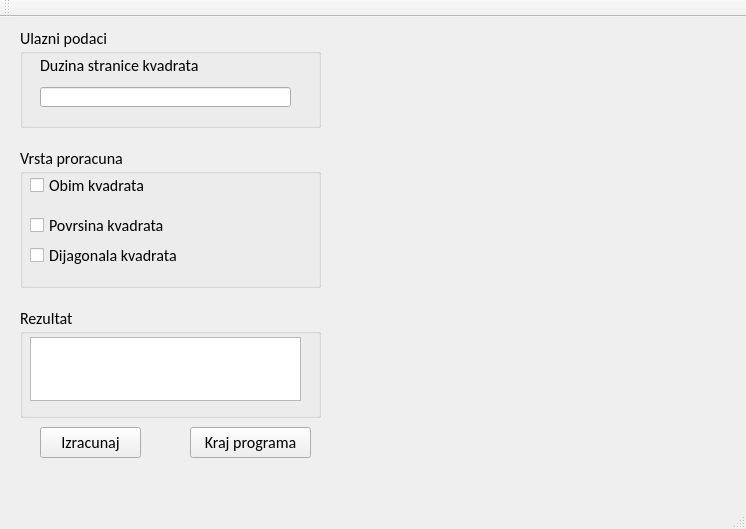
<?xml version="1.0" encoding="UTF-8"?>
<ui version="4.0">
 <class>MainWindow</class>
 <widget class="QMainWindow" name="MainWindow">
  <property name="geometry">
   <rect>
    <x>0</x>
    <y>0</y>
    <width>746</width>
    <height>529</height>
   </rect>
  </property>
  <property name="font">
   <font>
    <family>Calibri</family>
    <pointsize>12</pointsize>
   </font>
  </property>
  <property name="windowTitle">
   <string>MainWindow</string>
  </property>
  <widget class="QWidget" name="centralWidget">
   <widget class="QGroupBox" name="groupBox">
    <property name="geometry">
     <rect>
      <x>20</x>
      <y>10</y>
      <width>301</width>
      <height>101</height>
     </rect>
    </property>
    <property name="title">
     <string>Ulazni podaci</string>
    </property>
    <widget class="QLabel" name="label">
     <property name="geometry">
      <rect>
       <x>20</x>
       <y>30</y>
       <width>161</width>
       <height>16</height>
      </rect>
     </property>
     <property name="text">
      <string>Duzina stranice kvadrata</string>
     </property>
    </widget>
    <widget class="QLineEdit" name="lineEdit">
     <property name="geometry">
      <rect>
       <x>20</x>
       <y>60</y>
       <width>251</width>
       <height>20</height>
      </rect>
     </property>
    </widget>
   </widget>
   <widget class="QGroupBox" name="groupBox_2">
    <property name="geometry">
     <rect>
      <x>20</x>
      <y>130</y>
      <width>301</width>
      <height>141</height>
     </rect>
    </property>
    <property name="title">
     <string>Vrsta proracuna</string>
    </property>
    <widget class="QCheckBox" name="checkBox">
     <property name="geometry">
      <rect>
       <x>10</x>
       <y>30</y>
       <width>241</width>
       <height>17</height>
      </rect>
     </property>
     <property name="text">
      <string>Obim kvadrata</string>
     </property>
    </widget>
    <widget class="QCheckBox" name="checkBox_2">
     <property name="geometry">
      <rect>
       <x>10</x>
       <y>70</y>
       <width>221</width>
       <height>17</height>
      </rect>
     </property>
     <property name="text">
      <string>Povrsina kvadrata</string>
     </property>
    </widget>
    <widget class="QCheckBox" name="checkBox_3">
     <property name="geometry">
      <rect>
       <x>10</x>
       <y>100</y>
       <width>201</width>
       <height>17</height>
      </rect>
     </property>
     <property name="text">
      <string>Dijagonala kvadrata</string>
     </property>
    </widget>
   </widget>
   <widget class="QGroupBox" name="groupBox_3">
    <property name="geometry">
     <rect>
      <x>20</x>
      <y>290</y>
      <width>301</width>
      <height>111</height>
     </rect>
    </property>
    <property name="title">
     <string>Rezultat</string>
    </property>
    <widget class="QTextEdit" name="textEdit">
     <property name="geometry">
      <rect>
       <x>10</x>
       <y>30</y>
       <width>271</width>
       <height>64</height>
      </rect>
     </property>
     <property name="readOnly">
      <bool>true</bool>
     </property>
    </widget>
   </widget>
   <widget class="QPushButton" name="pushButton">
    <property name="geometry">
     <rect>
      <x>190</x>
      <y>410</y>
      <width>121</width>
      <height>31</height>
     </rect>
    </property>
    <property name="text">
     <string>Kraj programa</string>
    </property>
   </widget>
   <widget class="QPushButton" name="pushButton_2">
    <property name="geometry">
     <rect>
      <x>40</x>
      <y>410</y>
      <width>101</width>
      <height>31</height>
     </rect>
    </property>
    <property name="text">
     <string>Izracunaj</string>
    </property>
   </widget>
  </widget>
  <widget class="QMenuBar" name="menuBar">
   <property name="geometry">
    <rect>
     <x>0</x>
     <y>0</y>
     <width>746</width>
     <height>26</height>
    </rect>
   </property>
  </widget>
  <widget class="QToolBar" name="mainToolBar">
   <attribute name="toolBarArea">
    <enum>TopToolBarArea</enum>
   </attribute>
   <attribute name="toolBarBreak">
    <bool>false</bool>
   </attribute>
  </widget>
  <widget class="QStatusBar" name="statusBar"/>
 </widget>
 <layoutdefault spacing="6" margin="11"/>
 <resources/>
 <connections/>
</ui>
